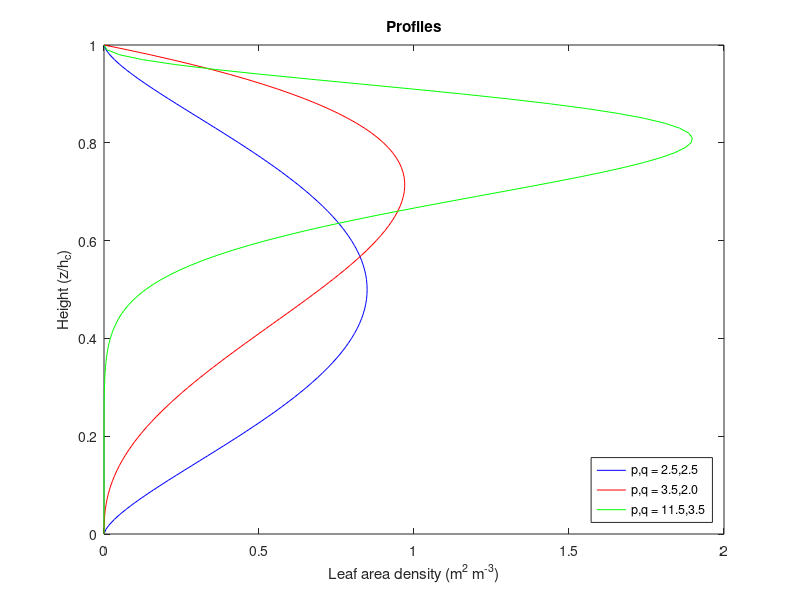

This chart was generated by the following MATLAB code:
% Supplemental program 2.1

% ----------------------------------------------
% Calculate and graph leaf area density profiles
% ----------------------------------------------

% --- Parameters for beta distribution

p = [2.5, 3.5, 11.5];
q = [2.5, 2.0,  3.5];

% --- Canopy parameters

LAI = 5;              % leaf area index (m2/m2)
hc = 10;              % canopy height (m)

fprintf('Leaf area index = %6.2f\n',LAI)

% --- Create a vector of heights (z) with linearly spaced
% values from z_min to z_max with increment dz

z_min = 0;            % minimum
z_max = hc;           % maximum
dz = 0.1;             % increment
z = z_min:dz:z_max;   % z is linearly spaced between z_min and z_max with increment dz

% --- Calculate the leaf area density profile for each [p,q]

% Loop over each p,q

for i = 1:length(p)

   % Loop over each height

   sum = 0;
   for j = 1:length(z)
      x = z(j) / hc;
      lad = (LAI / hc) * (x^(p(i)-1) * (1 - x)^(q(i)-1)) / beta(p(i),q(i));

      % Numerically sum leaf area for each height

      sum = sum + lad * dz;

      % Save output for graphing

      if (i == 1)
         y1(j) = lad;
      elseif (i == 2)
         y2(j) = lad;
      elseif (i == 3)
         y3(j) = lad;
      end
   end

   fprintf('p, q = %6.2f %6.2f\n',p(i),q(i))
   fprintf('Leaf area index (numerical) = %8.4f\n',sum)

end

% --- Make graph for leaf area density in relation to relative height (z/hc)

z_rel = z ./ hc;

plot(y1,z_rel,'b-',y2,z_rel,'r-',y3,z_rel,'g-')
title('Profiles')
xlabel('Leaf area density (m^2 m^{-3})')
ylabel('Height (z/h_c)')
legend('p,q = 2.5,2.5','p,q = 3.5,2.0','p,q = 11.5,3.5','Location','southeast')
